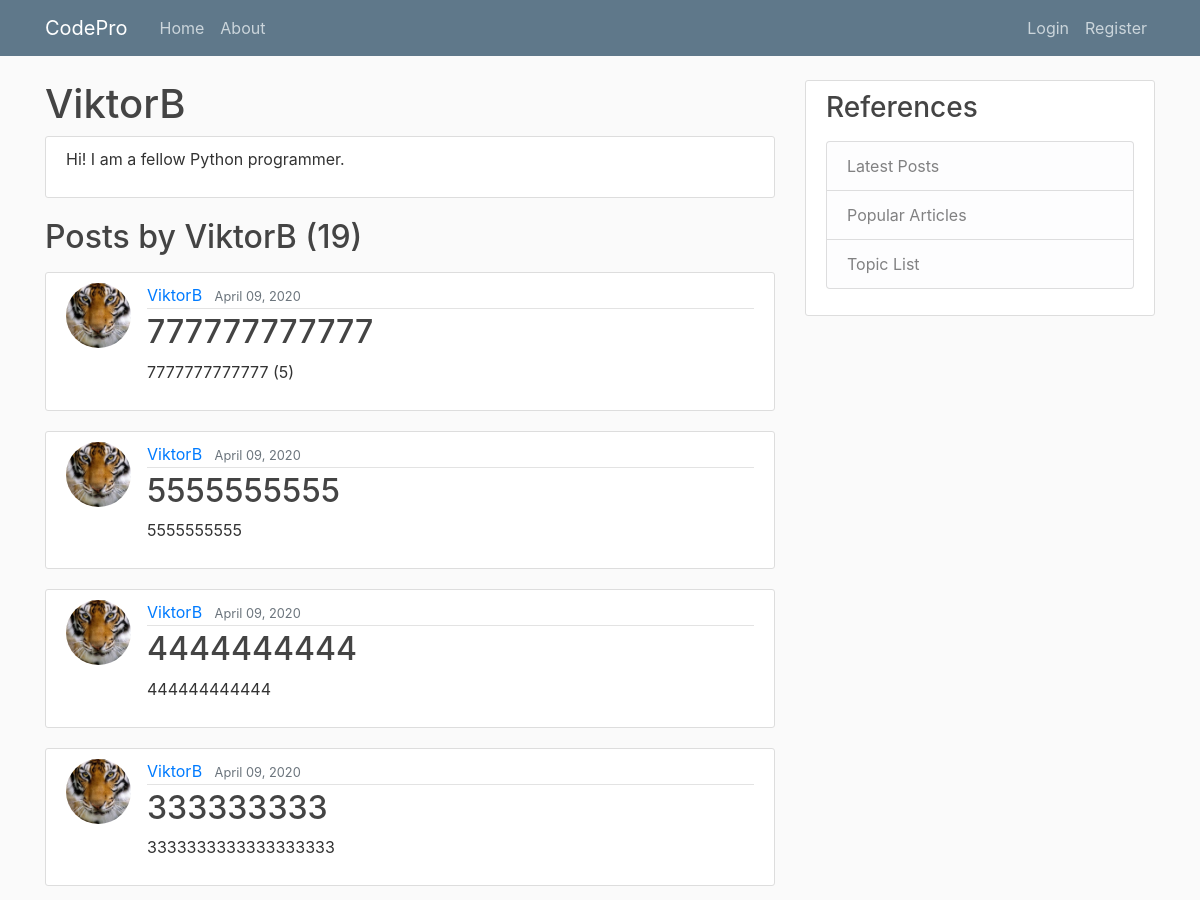
Page /user/ViktorB/ (upper part) on the earlier database version.
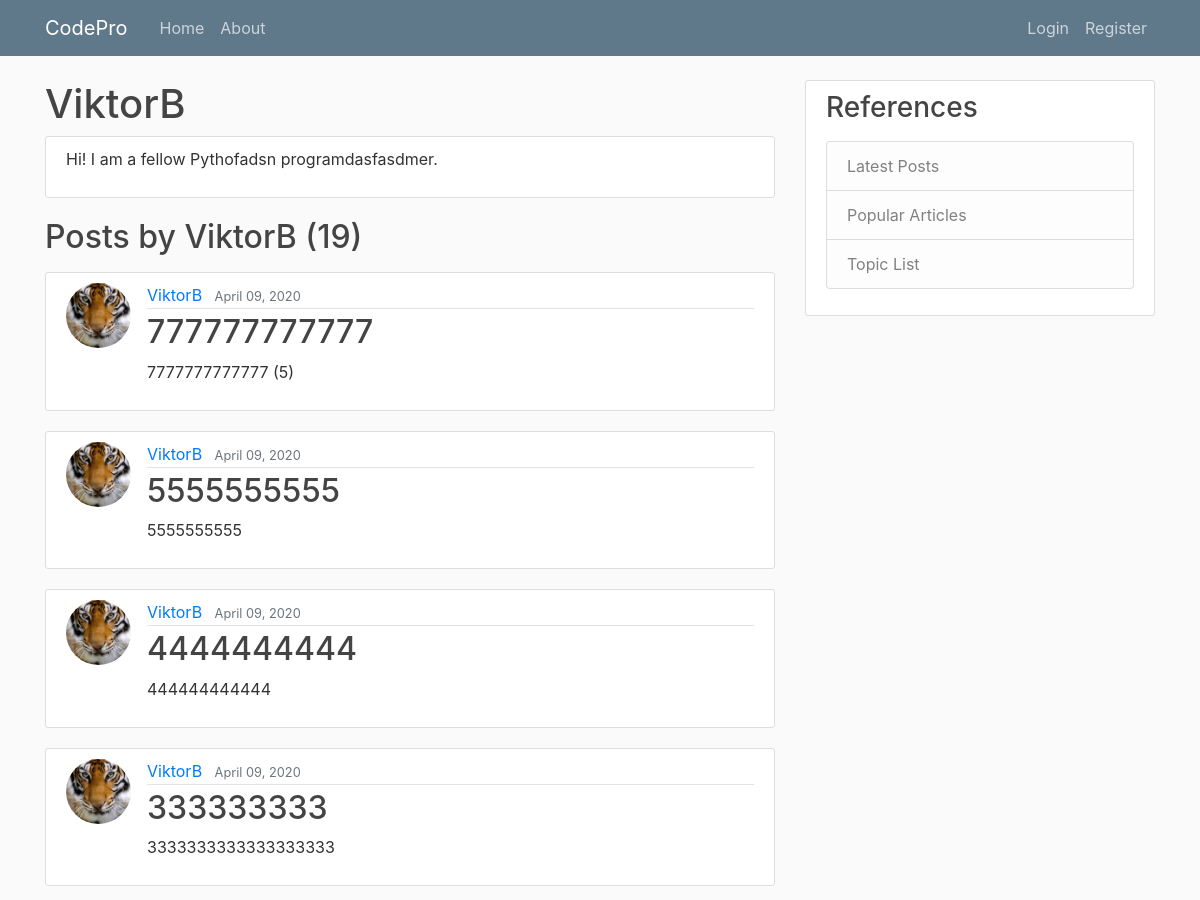
Same page on the later database version.
### users/models.py (models this page shows, shortened)
class Profile(models.Model):
    user = models.OneToOneField(User, on_delete=models.CASCADE)
    image = models.ImageField(default='default.jpg', upload_to='profile_pics')
    about_info = models.TextField(default="Hi! I am a fellow Python programmer.")

### blog/models.py (models this page shows, shortened)
class Post(models.Model):
    title = models.CharField(max_length=100)
    content = models.TextField()
    date_posted = models.DateTimeField(default=timezone.now)
    author = models.ForeignKey(User, on_delete=models.CASCADE)
    likes = models.IntegerField()

### blog/views.py (the view)
# urls.py: path('user/<str:username>/', UserPostListView.as_view(), name='user-posts'),
class UserPostListView(ListView):
    template_name = 'blog/user_posts.html' # <app>/<model>_<viewtype>.html
    paginate_by = 10
    def get_queryset(self):
        user = get_object_or_404(User, username=self.kwargs.get('username'))
        return Post.objects.filter(author=user).order_by('-date_posted')
    def get_context_data(self, **kwargs):
        user = get_object_or_404(User, username=self.kwargs.get('username'))
        context = super(UserPostListView, self).get_context_data(**kwargs)
        context['posts'] = Post.objects.filter(author=user).order_by('-date_posted')
        context['Profile'] = Profile.objects.get(user=user)
        return context

### blog/templates/blog/user_posts.html (shortened to what this page needs)
{% extends "blog/base.html" %}
{% block content %}
<h1>{{ view.kwargs.username }}</h1>
<div class="content-section">
  <p>
    {{ Profile.about_info }}
  </p>
</div>
<h2 class="mb-3">Posts by {{ view.kwargs.username }} ({{ page_obj.paginator.count }})</h2>
  {% for post in posts %}
<article class="media content-section">
  <img class="rounded-circle article-img" src="{{ post.author.profile.image.url }}">
<div class="media-body">
<div class="article-metadata">
  <a class="mr-2" href="{% url 'user-posts' post.author.username %}">{{ post.author }}</a>
  <small class="text-muted">{{ post.date_posted|date:"F d, Y"}}</small>
</div>
<h2><a class="article-title" href="{% url 'post-detail' post.id %}">{{ post.title }}</a></h2>
<p class="article-content">{{ post.content }}</p>
</div>
</article>
  {% endfor %}
{% endblock content %}

### blog/templates/blog/base.html (shortened to what this page needs)
{% load static %}
<!DOCTYPE html>
<html lang="en" dir="ltr">
  <head>
   <link rel="stylesheet" href="https://maxcdn.bootstrapcdn.com/bootstrap/4.0.0/css/bootstrap.min.css">
   <link rel="stylesheet" type="text/css" href="{% static 'blog/main.css' %}">
  </head>
  <body>
<header class="site-header">
<nav class="navbar navbar-expand-md navbar-dark bg-steel fixed-top">
  <div class="container">
    <a class="navbar-brand mr-4" href="{% url 'blog-home' %}">CodePro</a>
    <div class="collapse navbar-collapse" id="navbarToggle">
      <div class="navbar-nav mr-auto">
        <a class="nav-item nav-link" href="{% url 'blog-home' %}">Home</a>
        <a class="nav-item nav-link" href="{% url 'blog-about' %}">About</a>
      </div>
      <div class="navbar-nav">
        {% if user.is_authenticated %}
        <a class="nav-item nav-link" href="{% url 'profile' %}">Profile</a>
        <a class="nav-item nav-link" href="{% url 'logout' %}">Logout</a>
        <a class="nav-item nav-link" href="{% url 'post-create' %}">New Post</a>
        {% else %}
        <a class="nav-item nav-link" href="{% url 'login' %}">Login</a>
        <a class="nav-item nav-link" href="{% url 'register' %}">Register</a>
        {% endif %}
      </div>
    </div>
  </div>
</nav>
</header>
<main role="main" class="container">
<div class="row">
<div class="col-md-8">
  {% block content %}{% endblock %}
</div>
<div class="col-md-4">
  <div class="content-section">
    <h3>References</h3>
    <p class='text-muted'>
      <ul class="list-group">
        <a class="list-group-item list-group-item-light" href="#">Latest Posts</a>
        <a class="list-group-item list-group-item-light" href="#">Popular Articles</a>
        <a class="list-group-item list-group-item-light" href="#">Topic List</a>
      </ul>
    </p>
  </div>
</div>
</div>
</main>
  </body>
</html>

### blog/static/blog/main.css (style rules this page uses)
body { background: #fafafa; color: #333333; margin-top: 5rem; }
h1, h2, h3, h4, h5, h6 { color: #444444; }
ul { margin: 0; }
.bg-steel { background-color: #5f788a; }
.site-header .navbar-nav .nav-link { color: #cbd5db; }
.content-section { background: #ffffff; padding: 10px 20px; border: 1px solid #dddddd; border-radius: 3px; margin-bottom: 20px; }
.article-title { color: #444444; }
.article-content { white-space: pre-line; }
.article-img { height: 65px; width: 65px; margin-right: 16px; }
.article-metadata { padding-bottom: 1px; margin-bottom: 4px; border-bottom: 1px solid #e3e3e3 }

Differences in the rows shown:
changed Profile: about_info "Hi! I am a fellow Python programmer." → "Hi! I am a fellow Pythofadsn programdasfasdmer."
